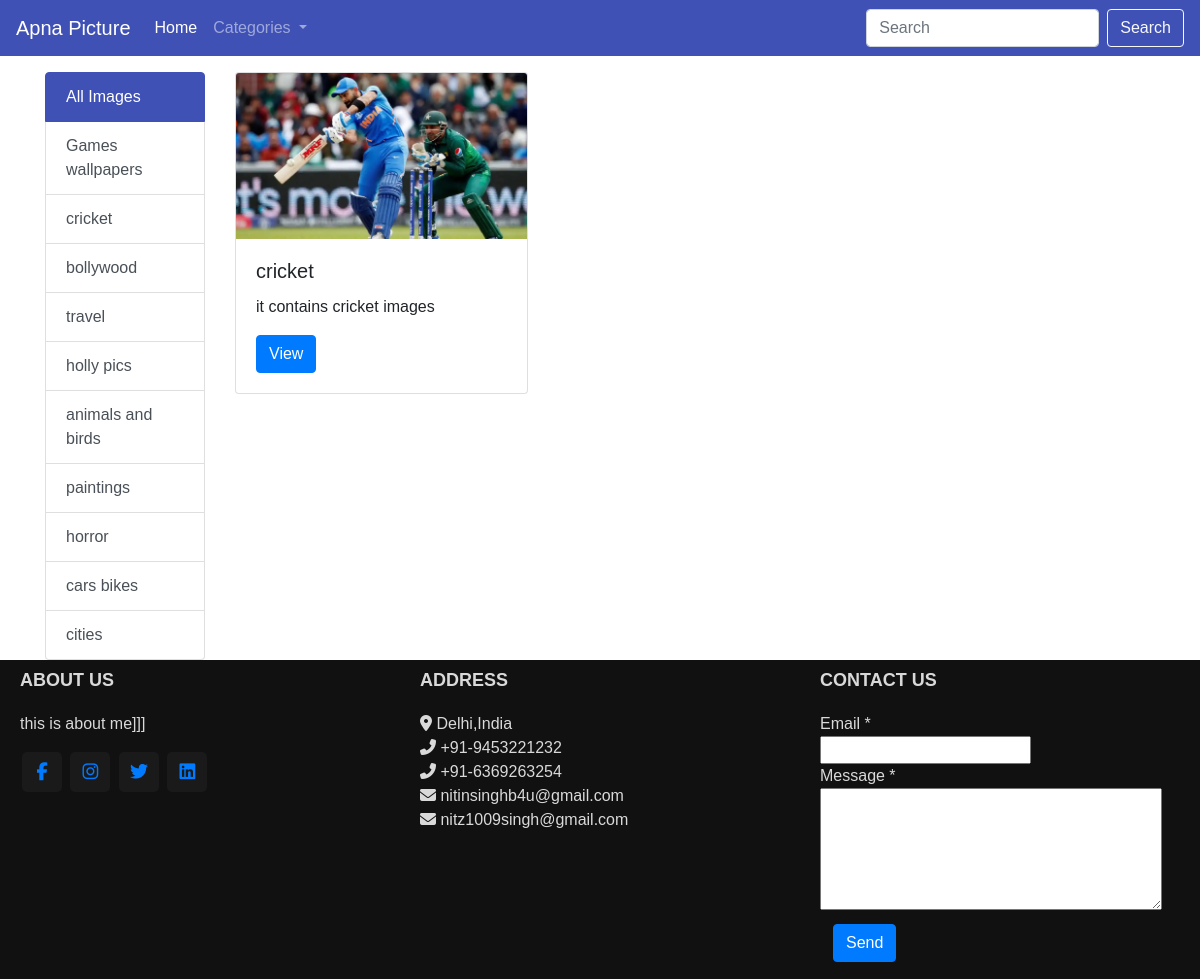
Page /category/2 on the committed database.
### myapp/models.py (models this page shows, shortened)
class category(models.Model):
    title=models.CharField(max_length=100)
    description=models.TextField()

class image(models.Model):
    title=models.CharField(max_length=200)
    description=models.TextField()
    image=models.ImageField(upload_to="images")
    added_date=models.DateTimeField()
    cat=models.ForeignKey(category,on_delete=models.CASCADE)

### apnapicture/views.py (the view)
# urls.py: path('category/<int:cid>',show_category_page),
def show_category_page(request,cid):
    cats=category .objects.all()
    cat=category.objects.get(pk=cid)
    images=image.objects.filter(cat=cat)
    data={'images':images,'cats':cats}
    return render (request,"home.html",data)

### templates/home.html (shortened to what this page needs)
<!doctype html>
<html lang="en">
  <head>
    {% load static %}
    <link rel="stylesheet" href="https://stackpath.bootstrapcdn.com/bootstrap/4.5.0/css/bootstrap.min.css">
  </head>
  <body>
    <div>
      {%include 'navbar.html' %}
      <div class="container">
      <div class="row">
        <div class="col-md-2">
          <div class="list-group mt-3">
            <a href="/home" class="list-group-item list-group-item-action active">
              All Images
            </a>
            {% for c in cats %}
            <a href="/category/{{c.pk}}" class="list-group-item list-group-item-action">{{c.title}}</a>
            {% endfor %}
          </div>
        </div>
        <div class="col-md-10">
          <div class="row mt-3">
            <div class="col-md-12">
              <div class="card-columns">
                {% for i in images %}
                <div class="card" >
                  <img src="/media/{{i.image}}" class="card-img-top" alt="card image cap">
                  <div class="card-body">
                    <h5 class="card-title">{{i.title}}</h5>
                    <p class="card-text">{{i.description}}</p>
                    <a href="#" class="btn btn-primary" onclick="showModalwithImage('{{i.image}}')">View</a>
                  </div>
                </div>
                {% endfor %}
              </div>
            </div>
          </div>
        </div>
      </div>
    </div>
    {%include 'footer.html' %}
  </div>
  </body>
</html>

### templates/home.html (style rules this page uses)
.list-group-item.active { background: #3f51b5!important; border-color: #3f51b5!important; ; }

### templates/footer.html (style rules this page uses)
* { margin: 0; padding: 0; box-sizing: border-box; font-family: sans-serif; }

### rows in the picture
category: title "Games wallpapers"
category: title "cricket"
category: title "bollywood"
category: title "travel"
category: title "holly pics"
category: title "animals and birds"
category: title "paintings"
category: title "horror"
category: title "cars bikes"
category: title "cities"
image: image (picture), title "cricket", description "it contains cricket images"
